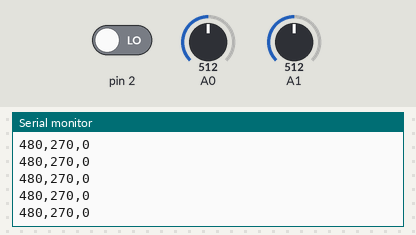
Recording of a sketch running on a simulated Arduino Uno, built with avr-gcc and run on an emulated ATmega328P. Parts: the last lines printed to the serial monitor. Inputs (shaded band) come from the test bench; at power-on: A0 = 512, pin 2 LOW, A1 = 512.

Above: at 1.2 s.
1.3 s: A0 set to 21
At 2.0 s:
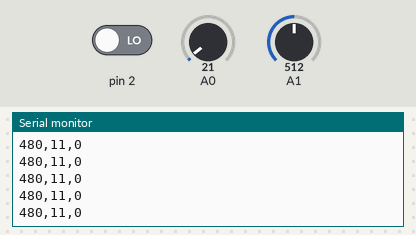
2.8 s: A0 set to 17
At 3.3 s:
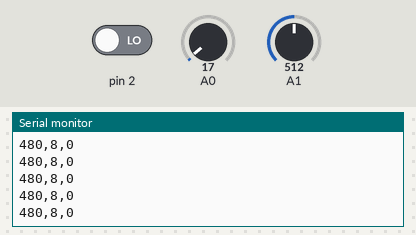
Timing chart, 0 to 5.8 s (numbered marks = the images above; inputs shaded):
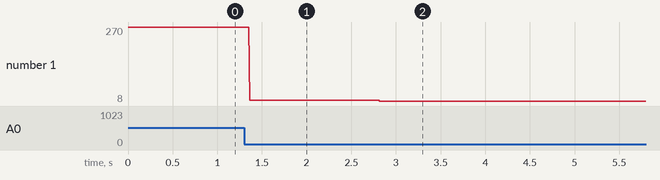

Measured:
- after the input at 1.3 s, the serial monitor: prints a new line after 0.06 s (image 1)
- after the input at 2.8 s, the serial monitor: prints a new line at once (image 2)
- plotted number 1: 270 → 11 after the input at 1.3 s, 11 → 8 after the input at 2.8 s

The sketch:

EtchASketch.ino
```cpp
bool pastState = false;
bool buttonState = false;

void setup() {
  Serial.begin(9600);
  pinMode(A0, INPUT);
  pinMode(A1, INPUT);
  pinMode(2, INPUT);
}

void loop() {

  //maps the potentiometer values to the canvas width and height
  //rotating it to the left makes it go either left or down
  //rotating it to the right makes it go either right or up
  //0,0 in processing is top left
  //+x is right, +y is down
  int xPos = map(analogRead(A1), 0, 1023, 960, 0);
  int yPos = map(analogRead(A0), 0, 1023, 0, 540);

  //reads the current button state
  bool current = digitalRead(2) == LOW;

  //if the button is down and it was previously up then it is clicked
  if (current && !pastState) {
    buttonState = true;
  }
  //otherwise it's not a valid click
  else {
    buttonState = false;
  }

  //sets past state to current
  pastState = current;

  //sends data to processing
  Serial.print(xPos);
  Serial.print(",");
  Serial.print(yPos);
  Serial.print(",");
  Serial.println(buttonState);

  delay(10);
}
```
